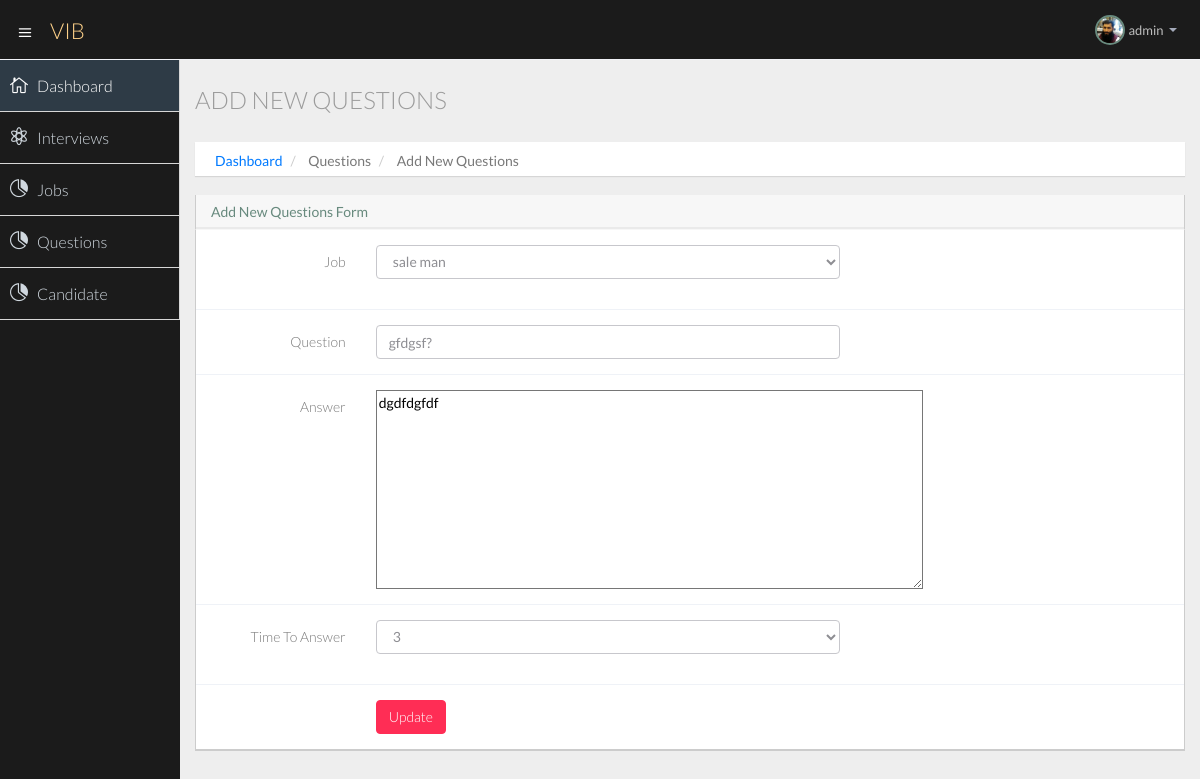
Page /qupdate/23 (signed in) on the committed database.
### company/models.py (models this page shows, shortened)
class QuestionBank(models.Model):
    id = models.AutoField(primary_key=True)
    user = models.ForeignKey(User, on_delete=models.CASCADE)
    job = models.ForeignKey(Jobs, on_delete=models.CASCADE)
    question = models.CharField(max_length=300)
    answer = models.CharField(max_length=800)
    time = models.IntegerField()
    pos_tdate = models.DateTimeField(auto_now_add=True, blank=True)
    question_status =models.BooleanField(default=True)

### company/views.py (the view, shortened to what this page needs)
# urls.py: path('qupdate/<int:id>', views.qupdate,name='qupdate'),
def qupdate(request, id):
    user = User.objects.get(username=request.user.username)
    uquestion = QuestionBank.objects.filter(user=user, id=id)
    alljobs = Jobs.objects.filter(user=user)
    context = {'uquestion':uquestion,'alljobs':alljobs}
    return render(request, 'company/addquestions.html', context)

### templates/company/addquestions.html (shortened to what this page needs)
{% extends 'company/basic.html' %}
{% block body %}
{% load static %}
<section id="main-content">
  <section class="wrapper">
    <div class="row">
      <div class="col-lg-12">
        <h3 class="page-header">Add New Questions</h3>
        <ol class="breadcrumb">
          <li><a href="/dashboard/">Dashboard</a></li>
          <li>Questions</li>
          <li>Add New Questions</li>
        </ol>
      </div>
    </div>
    <section class="panel">
      <header class="panel-heading">
        Add New Questions Form
      </header>
      <div class="panel-body">
        {% if uquestion %}
        {% for question in uquestion %}
        <form class="form-horizontal" role="form" method="post">
          <div class="form-group">
            <label for="inputJob" class="col-lg-2 control-label">Job</label>
            <div class="col-lg-6">
              <select class="form-control m-bot15" id="jobddl" name="jobddl" onchange="GetSelectedTextValue(this)">
                {% if alljobs %}
                {% for job in alljobs %}
                {% if question.job.job_title == job.job_title %}
                {% with val="Selected"  %}
                <option {{val}}>{{job.job_title}}</option>
                {% endwith %}
                {% else %}
                <option>{{job.job_title}}</option>
                {% endif %}
                {% endfor %}
                {% endif %}
              </select>
            </div>
          </div>
          <div class="form-group">
            <label for="inputQuestions" class="col-lg-2 control-label">Question</label>
            <div class="col-lg-6">
              <input type="text" class="form-control" id="question" name="question" Value="{{question.question}}" placeholder="Enter Question">
            </div>
          </div>
          <div class="form-group">
            <label for="inputAnswer" class="col-lg-2 control-label">Answer</label>
            <div class="col-lg-6">
              <textarea name="answer" id="answer" cols="30" rows="10"
                style="margin: 0px; width: 547px; height: 199px;">{{question.answer}}</textarea>
            </div>
          </div>
          <div class="form-group">
            <label for="inputTimeToAnswer" class="col-lg-2 control-label">Time To Answer</label>
            <div class="col-lg-6">
              <select class="form-control m-bot15" id="timeddl" name="timeddl">
              <option Selected>{{question.time}}</option>
              </select>
            </div>
          </div>
          <div class="form-group">
            <div class="col-lg-offset-2 col-lg-10">
              <button type="submit" class="btn btn-danger">Update</button>
            </div>
          </div>
        </form>
        {% endfor %}
        {% endif %}
      </div>
    </section>
  </section>
</section>
{% endblock body %}

### templates/company/basic.html (shortened to what this page needs)
<!DOCTYPE html>
<html lang="en">
<head>
  {% load static %}
  <link href="{% static 'cassets/css/bootstrap-theme.css' %}" rel="stylesheet">
  <link href="{% static 'cassets/css/elegant-icons-style.css' %}" rel="stylesheet" />
  <link href="{% static 'cassets/css/style.css' %}" rel="stylesheet">
  <link href="{% static 'cassets/css/style-responsive.css' %}" rel="stylesheet" />
</head>
<body>
  <section id="container" class="">
    <header class="header dark-bg">
      <div class="toggle-nav">
        <div class="icon-reorder tooltips" data-original-title="" data-placement="bottom"><i class="icon_menu"></i>
        </div>
      </div>
      <a href="/dashboard" class="logo">VIB </a>
      <div class="top-nav notification-row">
        <ul class="nav pull-right top-menu">
          <li class="dropdown">
            <a data-toggle="dropdown" class="dropdown-toggle" href="#">
              <span class="profile-ava">
                <img alt="" src="{% static 'assets/img/team/salehjpg.jpg' %}" width="30px" hight="30px">
              </span>
              <span class="username">{{request.user}}</span>
              <b class="caret"></b>
            </a>
          </li>
        </ul>
      </div>
    </header>
    <aside>
      <div id="sidebar" class="nav-collapse ">
        <ul class="sidebar-menu">
          <li class="active">
            <a class="" href="/dashboard">
              <i class="icon_house_alt"></i>
              <span>Dashboard</span>
            </a>
          </li>
          <li>
            <a class="" href="/interview">
              <i class="icon_genius"></i>
              <span>Interviews</span>
            </a>
          </li>
          <li>
            <a class="" href="/jobs">
              <i class="icon_piechart"></i>
              <span>Jobs</span>
            </a>
          </li>
          <li>
            <a class="" href="/questions">
              <i class="icon_piechart"></i>
              <span>Questions</span>
            </a>
          </li>
          <li>
            <a class="" href="/candidate">
              <i class="icon_piechart"></i>
              <span>Candidate</span>
            </a>
          </li>
        </ul>
      </div>
    </aside>
    {% block body %}
    {% endblock body %}
  </section>
</body>
</html>

### rows in the picture
QuestionBank: question "gfdgsf?", answer "dgdfdgfdf", timeddl "3"

### other values in the picture
{{ request.user }} "admin"
form field jobddl "sale man"
